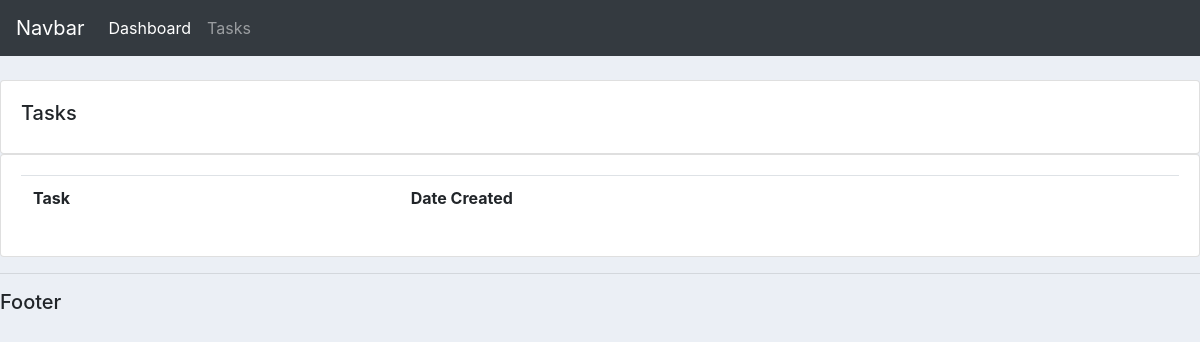
/tasks/, run on an earlier commit of the app's database.
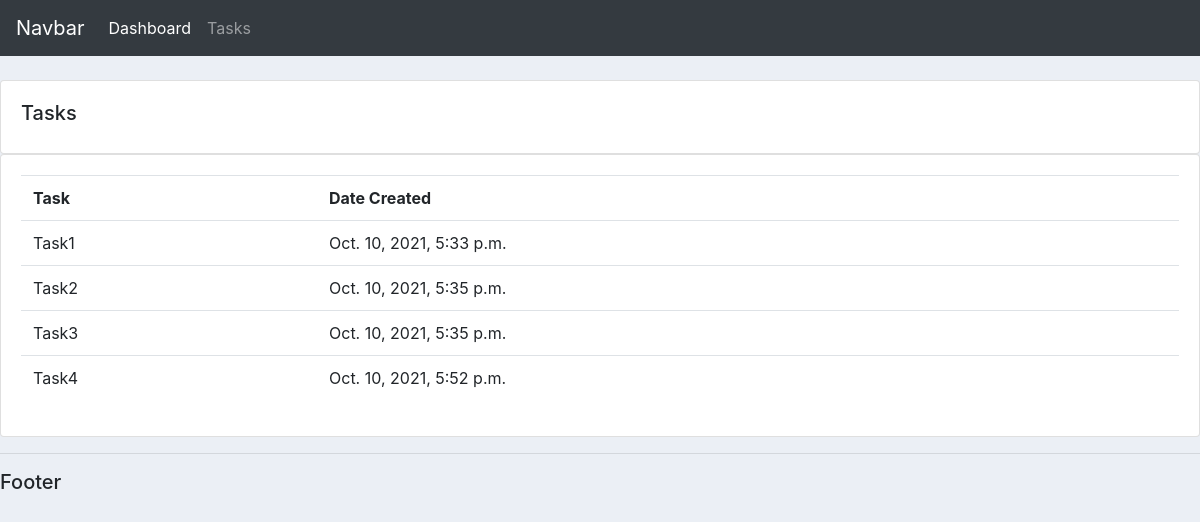
And on a later commit of the database.
### userAccount/models.py (models this page shows, shortened)
class Task(models.Model):
    name = models.CharField(max_length=200, null=True)
    date_created = models.DateTimeField(auto_now_add=True, null=True)

### userAccount/views.py (the view)
# urls.py: path('tasks/', views.task, name='tasks'),
def task(request):
    tasks = Task.objects.all()
    context = {
        'tasks': tasks
    }
    return render(request, 'userAccount/tasks.html', context)

### userAccount/templates/userAccount/tasks.html
{% extends 'userAccount/base.html' %}
{% block content %}
		<br>
		<div class="row">
			<div class="col-md">
				<div class="card card-body">
					<h5>Tasks</h5>
				</div>
				<div class="card card-body">
					<table class="table">
						<tr>
							<th>Task</th>
							<th>Date Created</th>
						</tr>
						{% for task in tasks %}
							<tr>
								<td>{{task.name}}</td>
								<td>{{task.date_created}}</td>
							</tr>
						{% endfor %}
					</table>
				</div>
			</div>
		</div>
{% endblock %}

What changed in the data, as far as the page shows it:
added Task: name "Task1", date_created "Oct. 10, 2021, 5:33 p.m."
added Task: name "Task2", date_created "Oct. 10, 2021, 5:35 p.m."
added Task: name "Task3", date_created "Oct. 10, 2021, 5:35 p.m."
added Task: name "Task4", date_created "Oct. 10, 2021, 5:52 p.m."
